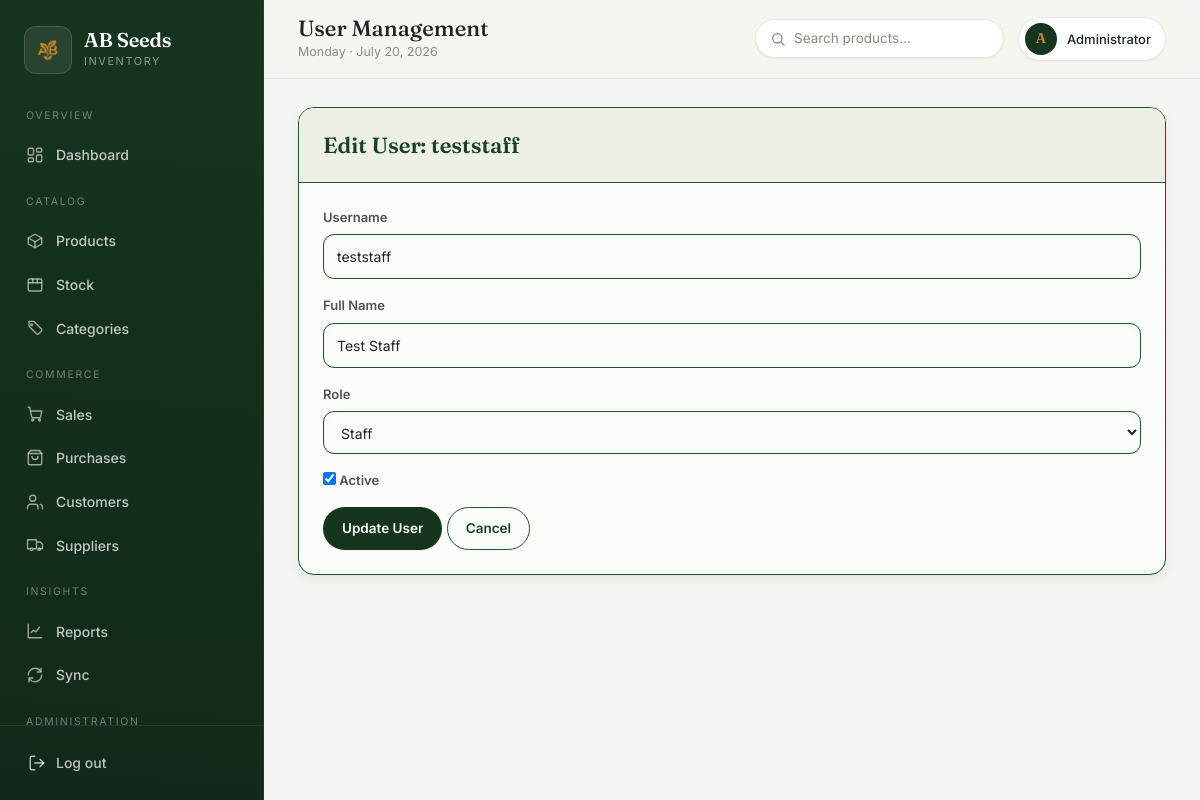
The page /management/users/361b242a-8f5d-446b-85a8-8861e720911e/edit (signed in) on the database its author committed.
### tables this page shows
CREATE TABLE users (
    id TEXT PRIMARY KEY,
    username TEXT UNIQUE,
    password_hash TEXT,
    full_name TEXT,
    role TEXT,
    is_active INTEGER DEFAULT 1,
    created_at TEXT,
    updated_at TEXT
);

### app/management.py (the view, shortened to what this page needs)
@bp.route('/users/<user_id>/edit', methods=['GET', 'POST'])
@admin_required
def edit_user(user_id):
    db = get_db()
    user = User.get_by_id(db, user_id)
    if not user:
        flash('User not found', 'error')
        return redirect(url_for('management.users'))
    return render_template('management/edit_user.html', user=user)

### app/auth.py (called while the page is built)
def admin_required(f):
    @wraps(f)
    def decorated_function(*args, **kwargs):
        if 'user_id' not in session:
            flash('Please log in to access this page.', 'warning')
            return redirect(url_for('auth.login'))
        if session.get('user_role') != 'admin':
            abort(403)
        return f(*args, **kwargs)
    return decorated_function

### app/extensions.py (called while the page is built)
def get_db():
    if 'db' not in g or g.db is None:
        os.makedirs(os.path.dirname(current_app.config['DATABASE_PATH']), exist_ok=True)
        sync_url = current_app.config.get('TURSO_DATABASE_URL')
        auth_token = current_app.config.get('TURSO_AUTH_TOKEN')
        if sync_url and auth_token and turso and current_app.sync_service.conn is not None:
            g.db = current_app.sync_service.conn
        else:
            g.db = sqlite3.connect(database=current_app.config['DATABASE_PATH'])
    return g.db

### app/models/user.py (called while the page is built)
    @staticmethod
    def get_by_id(db, id: str) -> dict | None:
        result = db.execute("SELECT * FROM users WHERE id = ?", [id]).fetchone()
        if result:
            columns = [column[1] for column in db.execute("PRAGMA table_info(users)").fetchall()]
            return dict(zip(columns, result))
        return None

### app/templates/management/edit_user.html (shortened to what this page needs)
{% extends "base.html" %}
{% block content %}
<div class="card">
    <div class="card-header">
        Edit User: {{ user['username'] }}
    </div>
    <form method="POST" action="{{ url_for('management.edit_user', user_id=user['id']) }}">
        <div class="form-group">
            <label for="username">Username</label>
            <input type="text" id="username" name="username" class="form-control" value="{{ user['username'] }}" disabled>
        </div>
        <div class="form-group">
            <label for="full_name">Full Name</label>
            <input type="text" id="full_name" name="full_name" class="form-control" value="{{ user['full_name'] }}" required>
        </div>
        <div class="form-group">
            <label for="role">Role</label>
            <select id="role" name="role" class="form-control" required>
                <option value="staff" {% if user['role'] == 'staff' %}selected{% endif %}>Staff</option>
            </select>
        </div>
        <div class="form-group">
            <label>
                <input type="checkbox" name="is_active" {% if user['is_active'] %}checked{% endif %}>
                Active
            </label>
        </div>
        <button type="submit" class="btn btn-primary">Update User</button>
        <a href="{{ url_for('management.users') }}" class="btn btn-secondary">Cancel</a>
    </form>
</div>
{% endblock %}

### app/static/css/style.css (style rules this page uses)
:root { --pine: #16351F; --pine-800: #1B4026; --pine-700: #22522F; --pine-600: #2E6B3E; --paper: #F5F6F1; --paper-2: #EEF0E8; --surface: #FFFFFF; --ink: #1E241F; --ink-2: #4B554D; --muted: #868E83; --line: #E5E8DF; --line-soft: #EEF0E9; --seed: #C98A2B; --seed-deep: #A66E1E; --seed-soft: #F5E7CB; --good: #3E7D53; --good-soft: #E2EEE4; --low: #C98A2B; --low-soft: #F6EACF; --out: #B5462F; --out-soft: #F6E0D8; --primary-color: var(--pine-700); --primary-dark: var(--pine); --secondary-color: var(--good); --danger-color: var(--out); --warning-color: var(--seed); --info-color: var(--pine-600); --light-color: var(--paper-2); --dark-color: var(--pine); --success-color: var(--good); --text-color: var(--ink); --text-light: var(--muted); --border-color: var(--line); --shadow-sm: 0 1px 2px rgba(22,53,31,.06); --shadow: 0 10px 30px -18px rgba(22,53,31,.30), 0 2px 6px -3px rgba(22,53,31,.08); --shadow-lg: 0 24px 60px -28px rgba(22,53,31,.38); --radius: 16px; --radius-sm: 11px; --radius-pill: 999px; --sidebar-w: 264px; }
* { margin: 0; padding: 0; box-sizing: border-box; }
html { -webkit-text-size-adjust: 100%; }
body { font-family: 'Inter', system-ui, -apple-system, 'Segoe UI', Roboto, sans-serif; font-feature-settings: "cv05", "ss01"; background-color: var(--paper); color: var(--ink); line-height: 1.55; -webkit-font-smoothing: antialiased; text-rendering: optimizeLegibility; }
a { color: var(--pine-700); }
.btn { display: inline-flex; align-items: center; justify-content: center; gap: 8px; padding: 10px 18px; border: 1px solid transparent; border-radius: var(--radius-pill); font: inherit; font-size: 13.5px; font-weight: 600; cursor: pointer; transition: transform .12s ease, background .16s ease, box-shadow .16s ease; text-decoration: none; text-align: center; white-space: nowrap; }
.btn-primary { background: var(--pine); color: #fff; box-shadow: var(--shadow-sm); }
.btn-secondary { background: transparent; color: var(--pine-800); border-color: var(--pine-700); }
.form-group { margin-bottom: 16px; }
.form-group label { display: block; margin-bottom: 7px; font-weight: 600; font-size: 13px; color: var(--ink-2); }
.form-control { width: 100%; padding: 11px 13px; border: 1px solid var(--pine-700); border-radius: var(--radius-sm); font: inherit; font-size: 14px; background: #FCFDF9; color: var(--ink); box-shadow: inset 0 2px 4px rgba(22, 53, 31, 0.04); transition: border-color .16s, box-shadow .16s; }
.card { background: #FCFDF9; border: 1px solid var(--pine-700); border-radius: var(--radius); box-shadow: 0 4px 12px rgba(22, 53, 31, 0.08); padding: 24px; margin-bottom: 24px; }
.card-header { background: var(--paper-2); color: var(--pine-800); margin: -24px -24px 24px -24px; padding: 20px 24px; border-bottom: 1px solid var(--pine-700); border-radius: calc(var(--radius) - 1px) calc(var(--radius) - 1px) 0 0; font-family: 'Fraunces', serif; font-size: 22px; font-weight: 600; display: flex; align-items: center; justify-content: space-between; gap: 12px; }

### rows shown on the page
users: username "teststaff", full_name "Test Staff", role "Staff", is_active "☑"

### other values the page prints
{{ _titles.get(request.blueprint, 'AB Seeds Inventory') }} "User Management"
{{ session['user_full_name'][0]|upper }} "A"
{{ session['user_full_name'] }} "Administrator"
